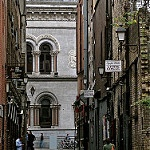
#> input picture archive/seg_pred/10073.jpg, 150 x 150 px; its folder holds 4 pictures in this run
$ python work.py
#> lines starting #> are read from the running program, lines starting #| are printed output that depends on the picture
#> pass 3 of the loop in read_data, `for f in os.listdir("archive/seg_pred/"):`:
#> the loop made 4 passes; the first 3 are shown
import os
import cv2

#读取图片库中的所有图片，保存其文件名
def read_data():
    for f in os.listdir("archive/seg_pred/"):
        X_train.append("archive/seg_pred/" + str(f))

#计算RGB直方图
def calchist_RGB(data, data_hist):
    for i, filename in enumerate(data):
        image = cv2.imread(filename)
#> image is the input picture: shape (150, 150, 3); mean B, G, R 73.3, 80.7, 85.7
        img = cv2.resize(image, (256, 256), interpolation=cv2.INTER_CUBIC)
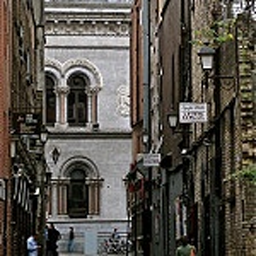
#> img: shape (256, 256, 3); mean B, G, R 73.5, 80.8, 85.7
        hist = cv2.calcHist([img], [0, 1, 2], None, [8, 8, 8], [0, 256, 0, 256, 0, 256])
        hist = cv2.normalize(hist, hist).flatten()
#> hist = 512 values, max 0.694 at index 0, min 0 at index 3, mean 0.00663
#> pass 3 of the loop in calchist_RGB, `for i, filename in enumerate(data):`:
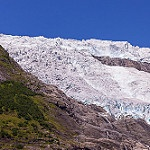
#> input picture archive/seg_pred/10439.jpg, 150 x 150 px
#> in calchist_RGB, image is the input picture: shape (150, 150, 3); mean B, G, R 144.1, 120.4, 117.1
#> in calchist_RGB, `img = cv2.resize(image, (256, 256), interpolation=cv2.INTER_CUBIC)`:
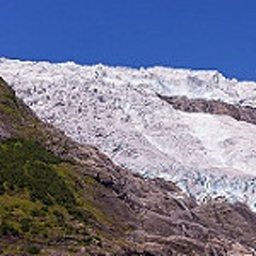
#> img: shape (256, 256, 3); mean B, G, R 144.1, 120.4, 117
#> hist = 512 values, max 0.791 at index 337, min 0 at index 2, mean 0.00682
#> the loop made 4 passes; the first 3 are shown
        data_hist[filename] = hist

#比较
def hist_compare(src, index):
#> called with src = 'archive/seg_pred/103.jpg'
    result = {}
    compareFileName = src
    for (k, hist) in index.items():
        d = cv2.compareHist(index[compareFileName], hist, cv2.HISTCMP_BHATTACHARYYA)
        result[k] = d
    # 排序巴氏距离结果
    result = sorted(result.items(), key=lambda x: x[1])
    result = result[:50]
    print(result)

if __name__ == "__main__":
    X_train = []  # 图像名数组
    read_data()
    train_hist = {}
    calchist_RGB(X_train, train_hist)
#> (the run stopped early here; a loop or call above may not have finished)
